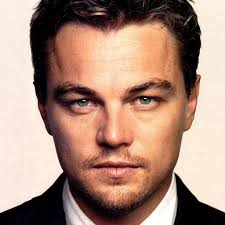
#> input picture 29_Haar_Cascade_ile_yüz_tespiti/4.jpg, 225 x 225 px
$ python 29_haar_cascade_ile_face_recognition.py
#> lines starting #> are read from the running program, lines starting #| are printed output that depends on the picture; after the words box and inside, x2 and y2 are one past the last pixel; in counts of white or black regions, pixels touching at a corner belong together
import  cv2
img=cv2.imread("4.jpg")
#> img is the input picture: shape (225, 225, 3); mean B, G, R 122.3, 137.7, 170
yuz=cv2.CascadeClassifier("haarcascade_frontalface_default.xml")
gri=cv2.cvtColor(img,cv2.COLOR_BGR2GRAY)
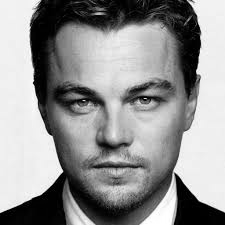
#> gri: shape (225, 225); min 0, max 255, mean 145.6

faces=yuz.detectMultiScale(gri,1.3,4)
#> faces = [[32, 37, 166, 166]]

for x,y,w,h in faces:
    cv2.rectangle(img,(x,y),(x+w,y+h),(0,255,0),2)
#> this loop made 1 pass
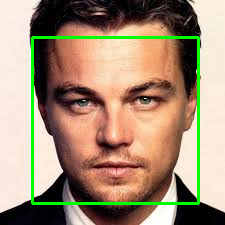
#> img: shape (225, 225, 3); 3.93% of pixels changed, all inside (x1, y1, x2, y2) = (31, 36, 200, 205)
cv2.imshow("Tespit",img)
cv2.waitKey(0)
cv2.destroyAllWindows()

$ run again, with 29_Haar_Cascade_ile_yüz_tespiti/1.jpg copied over 29_Haar_Cascade_ile_yüz_tespiti/4.jpg
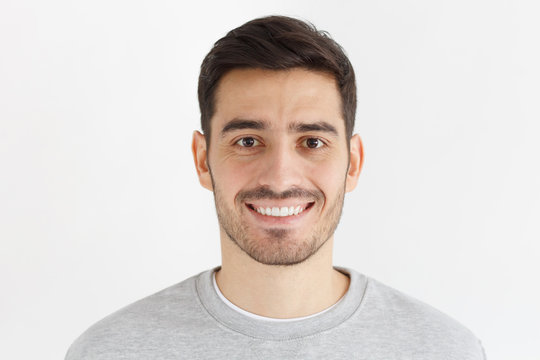
#> input picture 29_Haar_Cascade_ile_yüz_tespiti/1.jpg, 540 x 360 px
#> img is the input picture: shape (360, 540, 3); mean B, G, R 211.8, 215.7, 222.7
#> `gri=cv2.cvtColor(img,cv2.COLOR_BGR2GRAY)`:
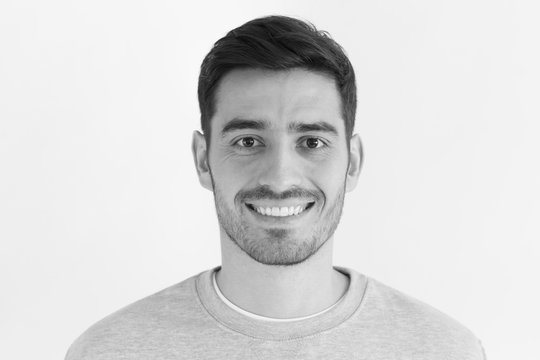
#> gri: shape (360, 540); min 4, max 255, mean 217.4
#> faces = [[184, 64, 193, 193]]
#> the loop `for x,y,w,h in faces:` made 1 pass
#> after the loop `for x,y,w,h in faces:`:
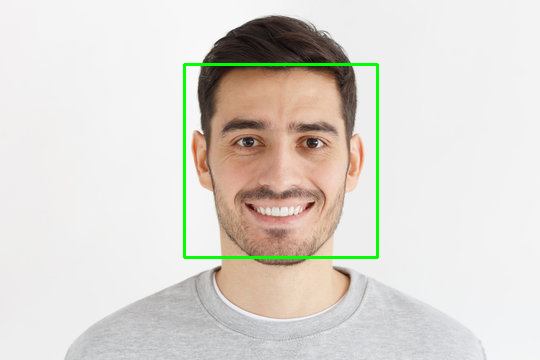
#> img: shape (360, 540, 3); 1.19% of pixels changed, all inside (x1, y1, x2, y2) = (183, 63, 379, 259)

$ run again, with 29_Haar_Cascade_ile_yüz_tespiti/2.jpg copied over 29_Haar_Cascade_ile_yüz_tespiti/4.jpg
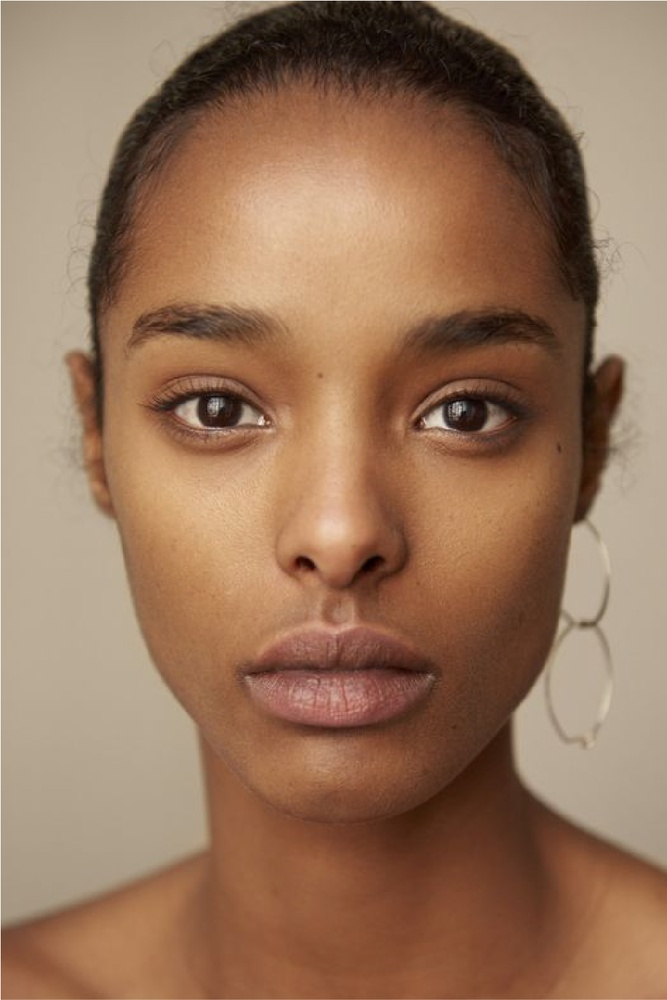
#> input picture 29_Haar_Cascade_ile_yüz_tespiti/2.jpg, 667 x 1000 px, shrunk from 1001 x 1501 before the run
#> img is the input picture: shape (1000, 667, 3); mean B, G, R 91, 116.4, 151.4
#> `gri=cv2.cvtColor(img,cv2.COLOR_BGR2GRAY)`:
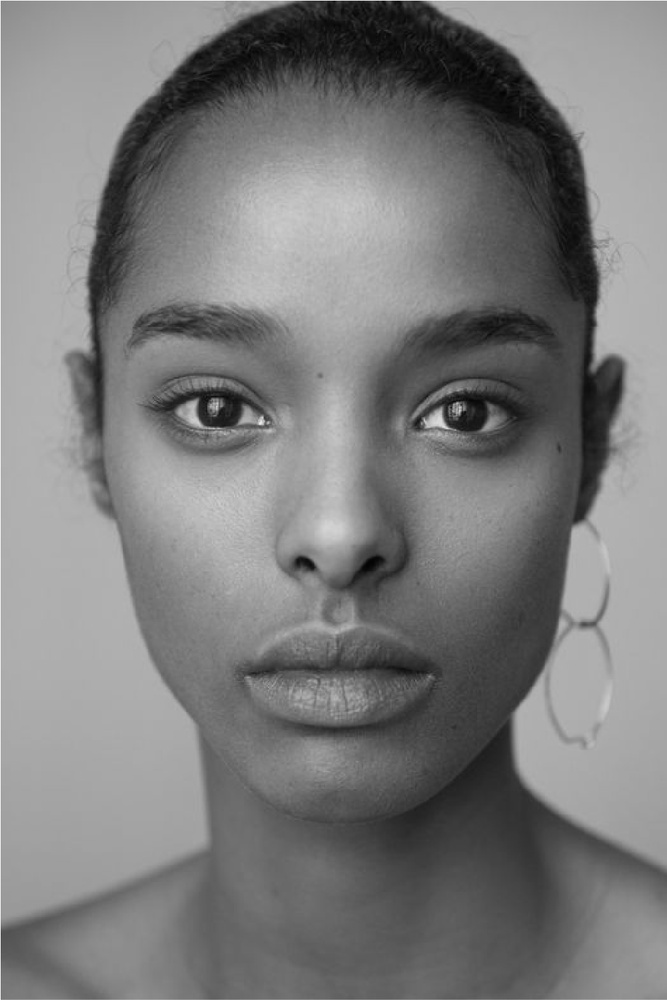
#> gri: shape (1000, 667); min 3, max 241, mean 123.9
#> faces = [[71, 193, 545, 545]]
#> the loop `for x,y,w,h in faces:` made 1 pass
#> after the loop `for x,y,w,h in faces:`:
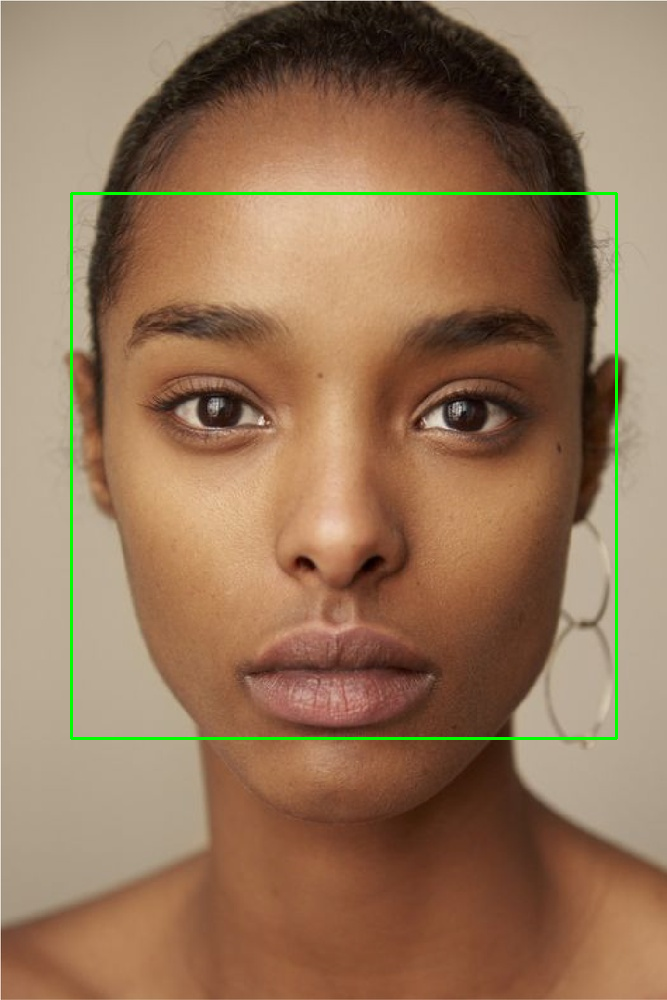
#> img: shape (1000, 667, 3); 0.98% of pixels changed, all inside (x1, y1, x2, y2) = (70, 192, 618, 740)

$ run again, with 29_Haar_Cascade_ile_yüz_tespiti/3.jpg copied over 29_Haar_Cascade_ile_yüz_tespiti/4.jpg
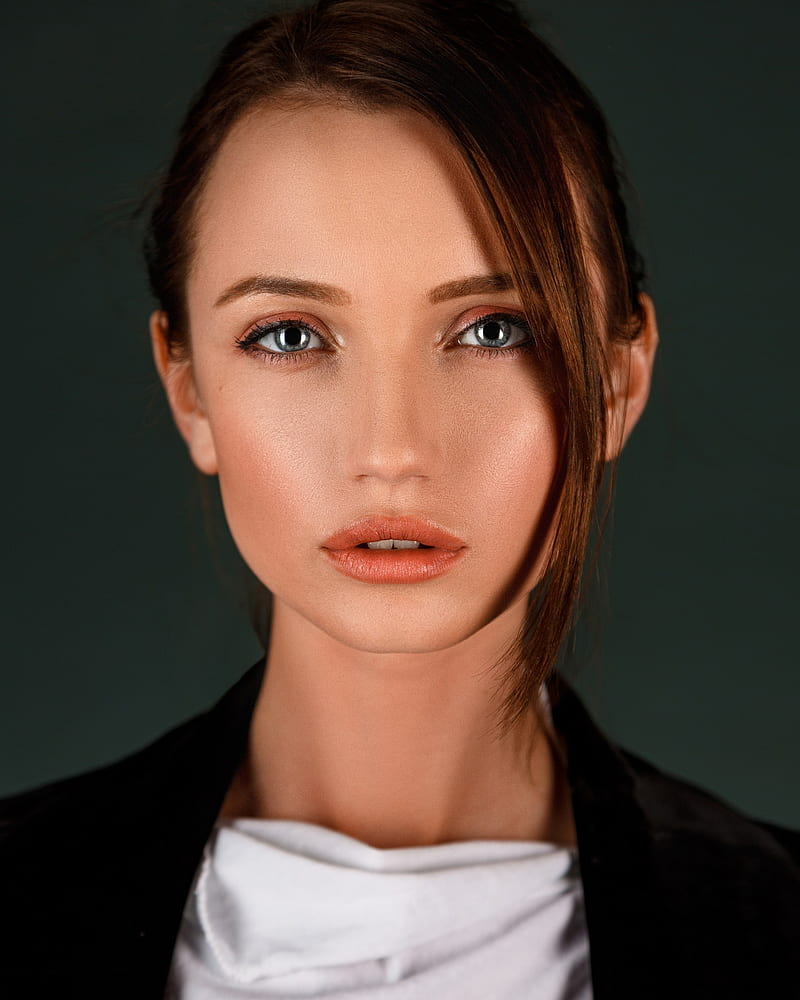
#> input picture 29_Haar_Cascade_ile_yüz_tespiti/3.jpg, 800 x 1000 px
#> img is the input picture: shape (1000, 800, 3); mean B, G, R 57.7, 68, 87
#> `gri=cv2.cvtColor(img,cv2.COLOR_BGR2GRAY)`:
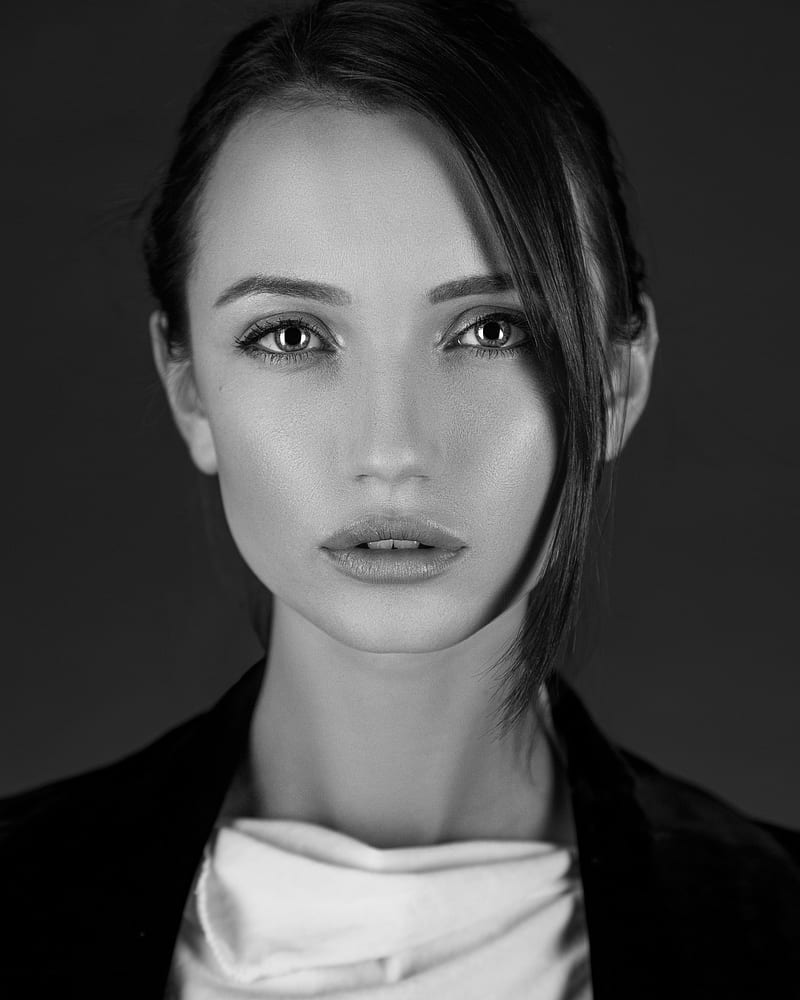
#> gri: shape (1000, 800); min 0, max 255, mean 72.5
#> faces = [[270, 576, 231, 231], [132, 156, 494, 494]]
#> the loop `for x,y,w,h in faces:` made 2 passes
#> after the loop `for x,y,w,h in faces:`:
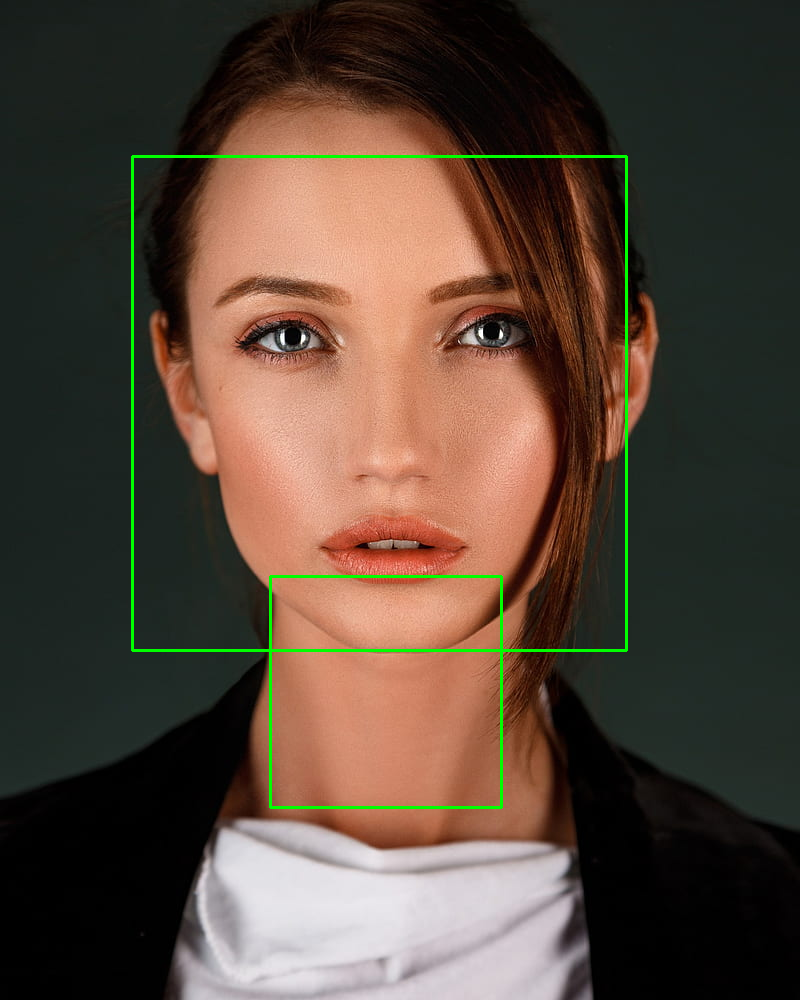
#> img: shape (1000, 800, 3); 1.08% of pixels changed, all inside (x1, y1, x2, y2) = (131, 155, 628, 809)
